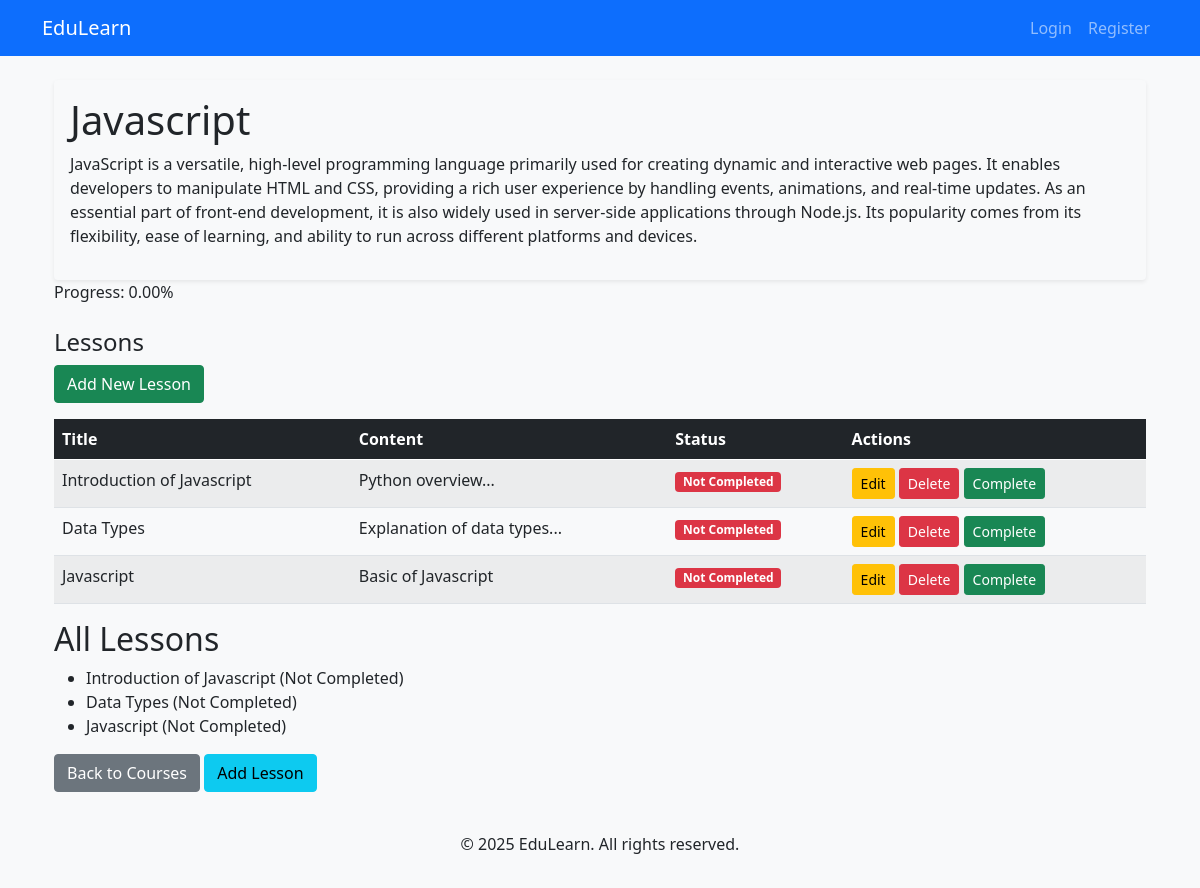
Page /2/ on the committed database.
### courses/models.py (models this page shows, shortened)
class Course(models.Model):
    title = models.CharField(max_length=200)
    description = models.TextField()
    duration = models.IntegerField(help_text="Duration in hours")
    thumbnail = models.ImageField(upload_to='course_thumbnails/', null=True, blank=True)
    created_at = models.DateTimeField(auto_now_add=True)

class Lesson(models.Model):
    course = models.ForeignKey(Course, on_delete=models.CASCADE, related_name='lessons')
    title = models.CharField(max_length=200)
    content = models.TextField()
    video_url = models.URLField(null=True, blank=True)

### courses/views.py (the view)
# urls.py: path('<int:pk>/', CourseDetailView.as_view(), name='course_detail'),
class CourseDetailView(DetailView):
    model = Course
    template_name = 'courses/course_detail.html'
    context_object_name = 'course'
    def get_context_data(self, **kwargs):
        context = super().get_context_data(**kwargs)
        course = self.get_object()
        student = getattr(self.request.user, 'student', None)
        total_lessons = course.lessons.count()
        progress = 0
        if student:
            completed = student.completed_lessons.filter(course__id=course.id).count()
            if total_lessons > 0:
                progress = (completed / total_lessons) * 100
        context.update({
            'student': student,
            'total_lessons': total_lessons,
            'progress': progress
        })
        return context

### courses/templates/courses/course_detail.html (shortened to what this page needs)
{% extends "courses/base.html" %}
{% load static %}
{% block content %}
<div class="container mt-4">
    <div class="card p-3 shadow-sm rounded bg-light border-0 hover-effect">
        <h1>{{ course.title }}</h1>
        <p>{{ course.description }}</p>
    </div>
    {% if total_lessons > 0 %}
        <p>Progress: {{ progress|floatformat:2 }}%</p>
    {% else %}
        <p>No lessons available for this course.</p>
    {% endif %}
    <h4 class="mt-4">Lessons</h4>
    <a href="{% url 'lesson_create' %}" class="btn btn-success mb-3">Add New Lesson</a>
    <table class="table table-striped table-hover">
        <thead class="bg-dark text-white">
            <tr>
                <th>Title</th>
                <th>Content</th>
                <th>Status</th>
                <th>Actions</th>
            </tr>
        </thead>
        <tbody>
            {% for lesson in course.lessons.all %}
                <tr class="hover-effect">
                    <td>{{ lesson.title }}</td>
                    <td>{{ lesson.content|truncatewords:20 }}</td>
                    <td>
                        {% if lesson in student.completed_lessons.all %}
                            <span class="badge bg-success">Completed</span>
                        {% else %}
                            <span class="badge bg-danger">Not Completed</span>
                        {% endif %}
                    </td>
                    <td>
                        <a href="{% url 'lesson_update' lesson.id %}" class="btn btn-warning btn-sm">Edit</a>
                        <form action="{% url 'lesson_delete' lesson.id %}" method="post" style="display:inline;">
                            <button type="submit" class="btn btn-danger btn-sm" onclick="return confirm('Are you sure you want to delete this lesson?')">Delete</button>
                        </form>
                        <form action="{% url 'mark_complete' lesson.id %}" method="post" style="display:inline;">
                            {% if lesson in student.completed_lessons.all %}
                                <button type="submit" class="btn btn-secondary btn-sm" disabled>Completed</button>
                            {% else %}
                                <button type="submit" class="btn btn-success btn-sm">Complete</button>
                            {% endif %}
                        </form>
                    </td>
                </tr>
            {% empty %}
                <tr>
                    <td colspan="4" class="text-center">No lessons available for this course.</td>
                </tr>
            {% endfor %}
        </tbody>
    </table>
    <h2>All Lessons</h2>
    <ul>
        {% for lesson in course.lessons.all %}
        <li>
            {{ lesson.title }}
            {% if lesson in student.completed_lessons.all %}
            (Completed)
            {% else %}
            (Not Completed)
            {% endif %}
        </li>
        {% endfor %}
    </ul>
    <a href="{% url 'course_list' %}" class="btn btn-secondary">Back to Courses</a>
    <a href="{% url 'lesson_create' %}" class="btn btn-info">Add Lesson</a>
</div>
{% endblock %}

### courses/templates/courses/base.html (style rules this page uses)
body { background-color: #f8f9fa; }

### rows in the picture
Course: title "Javascript", description "JavaScript is a versatile, high-level programming language primarily used for creating dynamic and interactive web pages. It enables developers to manipulate HTML and CSS, providing a rich user experience by handling events, animations, and real-time updates. As an essential part of front-end development, it is also widely used in server-side applications through Node.js. Its popularity comes from its flexibility, ease of learning, and ability to run across different platforms and devices."
Lesson: title "Introduction of Javascript", content "Python overview..."
Lesson: title "Data Types", content "Explanation of data types..."
Lesson: title "Javascript", content "Basic of Javascript"

### other values in the picture
{{ progress|floatformat:2 }} "0.00"
